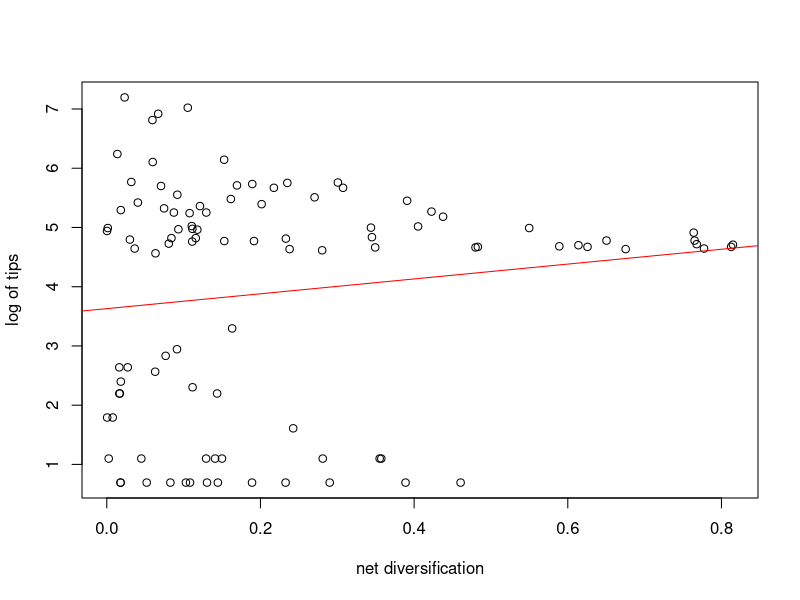
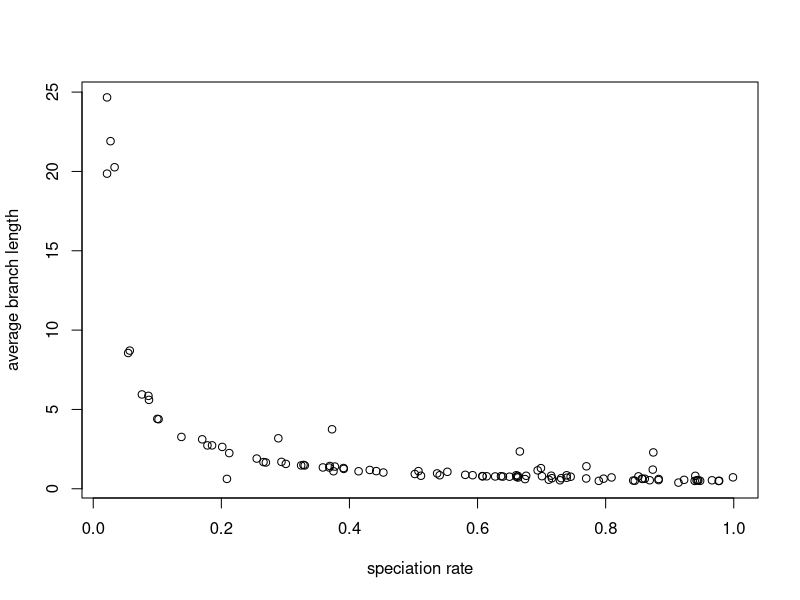
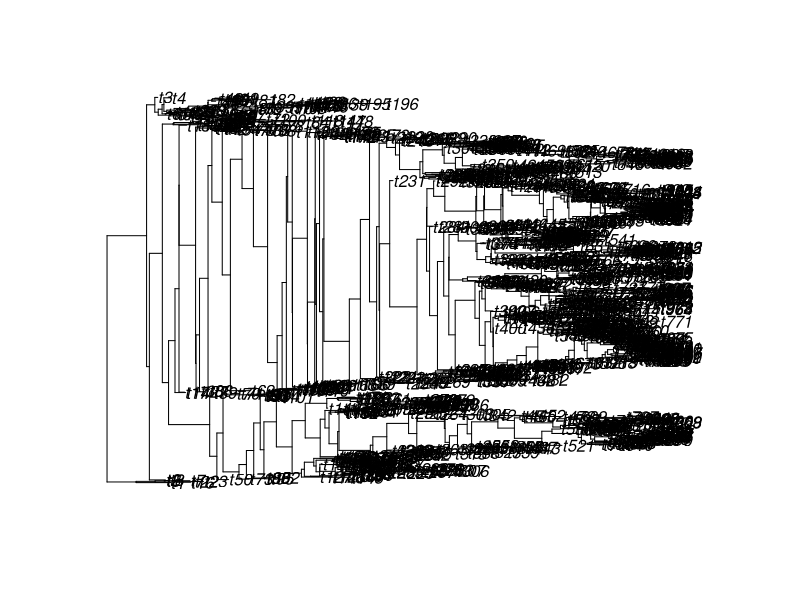
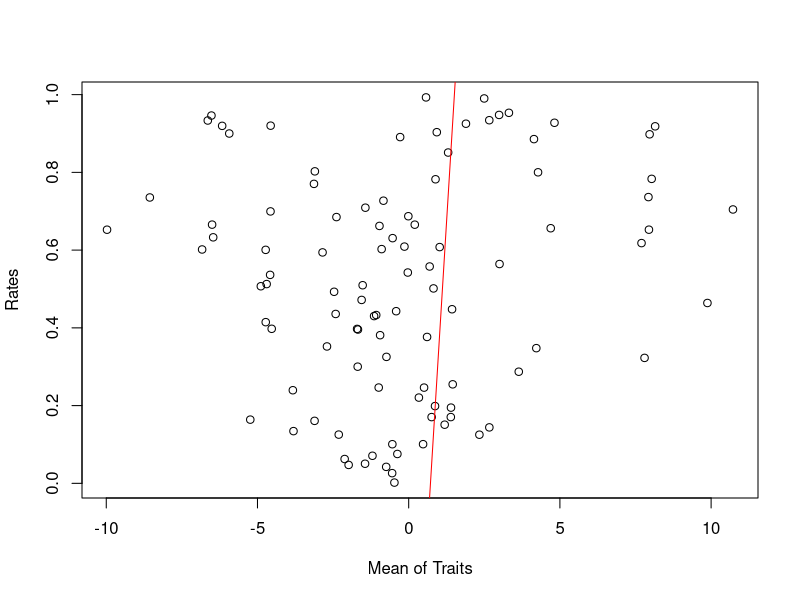
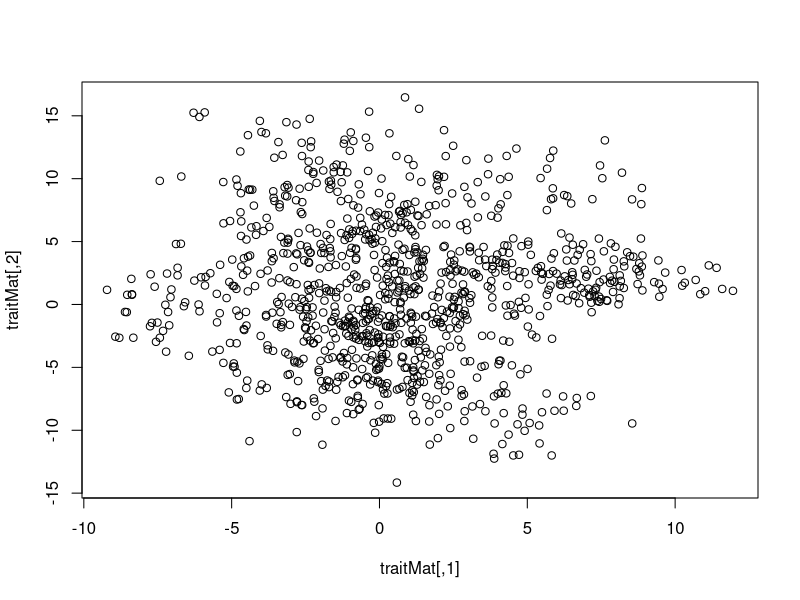

These figures' R source, in order:
library("phytools")

#Questions 1-3
trees <- list()
births <- vector()
Fractions <- vector()

?pbtree

for (i in 1:100){
  births[[i]] <- runif(1)
  Fractions[[i]] <- runif(1)
  trees[[i]] <- pbtree(n=100, b=births[[i]], d=(births[[i]]*Fractions[i]))
}

trees[[i]]

?tiplabels
?Ntip.multiPhylo
?Ntip
?Ntip.phylo

extrate <- births * Fractions

#Question 4
logs <- log(sapply(trees, Ntip))
netdiv <- (births - extrate)
plot(netdiv, logs, xlab="net diversification", ylab="log of tips")
abline(lm(logs~netdiv), col="red")

#There is a positive correlation between the log of the number of tips and net diversification rate

?length
?averageTree

#Question 5
avgbranchlength <- vector()
for(i in 1:100){
  births[[i]] <- runif(1)
  Fractions[[i]] <- runif(1)
  trees[[i]] <- pbtree(n=100, b=births[[i]], d=(births[[i]]*Fractions[i]))
  avgbranchlength[i] <- mean(trees[[i]]$edge.length)
}

plot(births, avgbranchlength, xlab="speciation rate", ylab="average branch length")

#Question 6
cor(births, avgbranchlength)
#There is a negative correlation between speciation rate and average branch length 

?which

#Question 7
MTree <- which.max(sapply(trees, Ntip))
Tree <- trees[[MTree]]
plot(Tree)
rates <- vector()
traits <- list()
Tree
for(i in 1:100){
  rates[i] <- runif(1)
  traits[[i]] <- fastBM(tree=Tree, sig2=rates[i])
}

?fastBM

#Question 8
meantraits <- sapply(traits, mean)
cor(meantraits, rates)
plot(meantraits, rates, xlab="Mean of Traits", ylab="Rates")
abline(lm(meantraits~rates), col="red")
#There is a negative correlation between the mean of traits and rates

#Question 9 
vartraits <- sapply(traits, var)
cor(vartraits, rates)
#There is a positive correlation between the variance of traits and rates 

#Question 10
pdf("08_plot.pdf")
traits1 <- traits[[1]]
traits2 <- traits[[2]]
cor(traits2, traits1)
traitMat <- cbind(traits[[24]], traits[[50]])
plot(traitMat)
dev.off()

cor.test(traitMat[,1], traitMat[,2])$p.value
